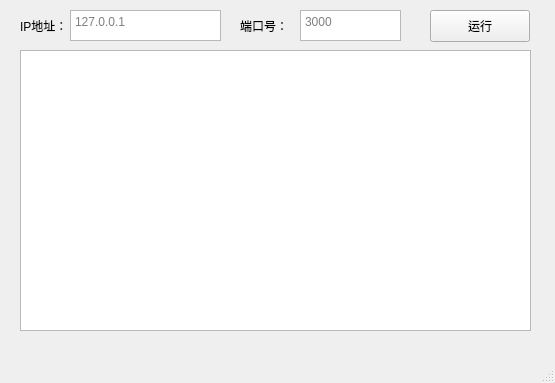
<?xml version="1.0" encoding="UTF-8"?>
<ui version="4.0">
 <class>ServerWindow</class>
 <widget class="QMainWindow" name="ServerWindow">
  <property name="geometry">
   <rect>
    <x>0</x>
    <y>0</y>
    <width>555</width>
    <height>383</height>
   </rect>
  </property>
  <property name="minimumSize">
   <size>
    <width>555</width>
    <height>383</height>
   </size>
  </property>
  <property name="maximumSize">
   <size>
    <width>555</width>
    <height>383</height>
   </size>
  </property>
  <property name="windowTitle">
   <string>聊天室服务端</string>
  </property>
  <widget class="QWidget" name="centralwidget">
   <widget class="QTextEdit" name="addr">
    <property name="geometry">
     <rect>
      <x>70</x>
      <y>10</y>
      <width>151</width>
      <height>31</height>
     </rect>
    </property>
    <property name="placeholderText">
     <string>127.0.0.1</string>
    </property>
   </widget>
   <widget class="QLabel" name="label">
    <property name="geometry">
     <rect>
      <x>20</x>
      <y>10</y>
      <width>61</width>
      <height>31</height>
     </rect>
    </property>
    <property name="text">
     <string>IP地址：</string>
    </property>
   </widget>
   <widget class="QLabel" name="label_2">
    <property name="geometry">
     <rect>
      <x>240</x>
      <y>10</y>
      <width>58</width>
      <height>31</height>
     </rect>
    </property>
    <property name="text">
     <string>端口号：</string>
    </property>
   </widget>
   <widget class="QTextEdit" name="port">
    <property name="geometry">
     <rect>
      <x>300</x>
      <y>10</y>
      <width>101</width>
      <height>31</height>
     </rect>
    </property>
    <property name="placeholderText">
     <string>3000</string>
    </property>
   </widget>
   <widget class="QPushButton" name="pushButton">
    <property name="geometry">
     <rect>
      <x>430</x>
      <y>10</y>
      <width>100</width>
      <height>32</height>
     </rect>
    </property>
    <property name="text">
     <string>运行</string>
    </property>
   </widget>
   <widget class="QListWidget" name="listWidget">
    <property name="geometry">
     <rect>
      <x>20</x>
      <y>50</y>
      <width>511</width>
      <height>281</height>
     </rect>
    </property>
   </widget>
  </widget>
  <widget class="QMenuBar" name="menubar">
   <property name="geometry">
    <rect>
     <x>0</x>
     <y>0</y>
     <width>555</width>
     <height>24</height>
    </rect>
   </property>
  </widget>
  <widget class="QStatusBar" name="statusbar"/>
 </widget>
 <resources/>
 <connections/>
</ui>
